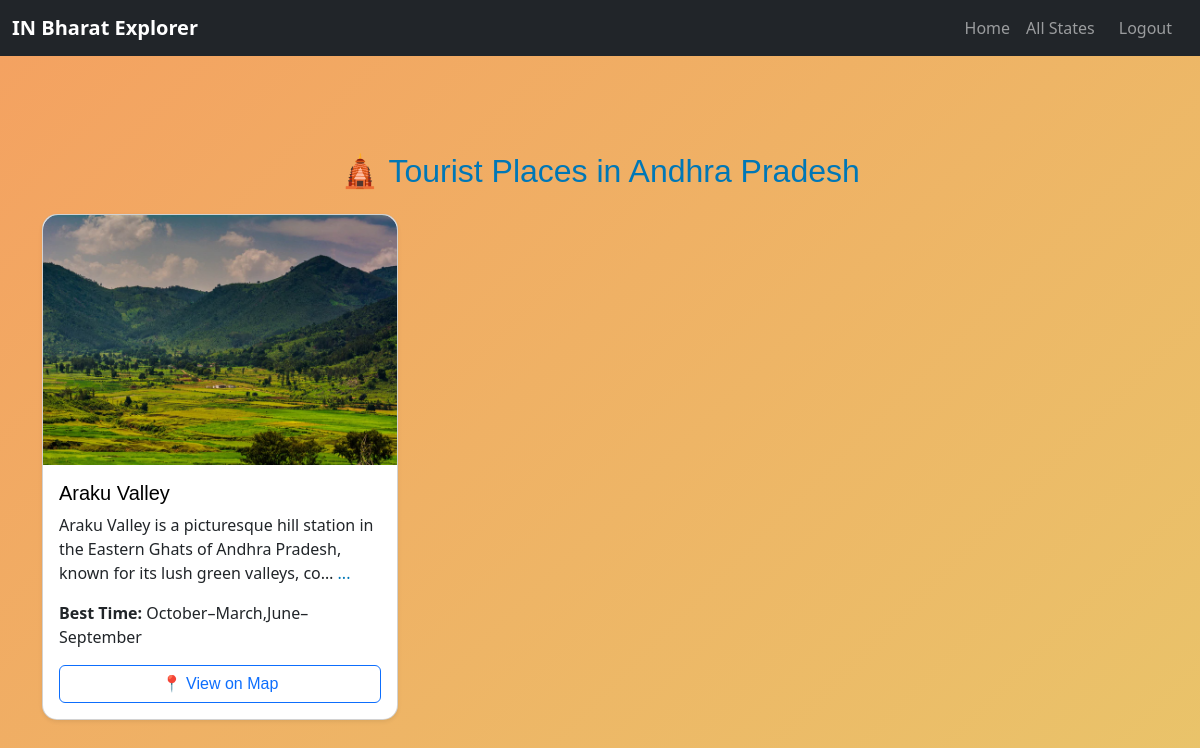
The app's page /state/4/ (signed in) with its own data.
### places/models.py (models this page shows, shortened)
class State(models.Model):
    name = models.CharField(max_length=100)
    image = models.ImageField(upload_to='state_images/', blank=True, null=True)

class TouristPlace(models.Model):
    state = models.ForeignKey(State, on_delete=models.CASCADE)
    name = models.CharField(max_length=200)
    description = models.TextField()
    category = models.ForeignKey(Category, on_delete=models.SET_NULL, null=True, blank=True)
    image = models.ImageField(upload_to='place_images/', blank=True, null=True)
    best_time = models.CharField(max_length=100, blank=True, null=True)
    location = models.CharField(max_length=200, blank=True, null=True)
    main_image_url = models.URLField(blank=True, null=True)
    @property
    def location_url(self):
        if self.location:
            return f"https://www.google.com/maps/search/?api=1&query={self.location.replace(' ', '+')}"
        return "#"

### places/views.py (the view)
# urls.py: path('state/<int:state_id>/', views.state_places, name='state_places'),
@login_required(login_url='login')
def state_places(request, state_id):
    state = get_object_or_404(State, id=state_id)
    places = TouristPlace.objects.filter(state=state)
    return render(request, 'places/state_places.html', {'state': state, 'places': places})  # ✅ fixed path

### places/templates/places/state_places.html (shortened to what this page needs)
{% extends 'places/base.html' %}
{% block content %}
<section class="state-tourist-section py-5" style="background: linear-gradient(135deg, #f4a261 0%, #e9c46a 100%);">
  <div class="container mt-5">
    <h2 class="text-center mb-4" style="color: #0077b6; font-family: 'Poppins', sans-serif;">
      🛕 Tourist Places in {{ state.name|title }}
    </h2>
    <div class="row">
      {% for place in places %}
      <div class="col-md-4 mb-4">
        <div class="card shadow-sm h-100" style="border-radius: 15px; transition: transform 0.3s ease, box-shadow 0.3s ease;">
          <img src="{{ place.image.url }}" class="card-img-top" alt="{{ place.name }}" style="height: 250px; object-fit: cover; border-top-left-radius: 15px; border-top-right-radius: 15px;">
          <div class="card-body d-flex flex-column">
            <h5 class="card-title" style="font-family: 'Poppins', sans-serif;">
              <a href="{% url 'places:place_detail' place.id %}" style="text-decoration: none; color: black;">
                {{ place.name }}
              </a>
            </h5>
            <p class="card-text description-container" style="flex-grow: 1;">
              <span id="short-{{ place.id }}" class="description-text">{{ place.description|truncatechars:120 }}</span>
              <span id="toggle-{{ place.id }}" class="description-toggle" onclick="toggleDescription({{ place.id }})" style="cursor: pointer; color: #0077b6;">...</span>
            </p>
            <p><strong>Best Time:</strong> {{ place.best_time }}</p>
            <a href="{{ place.location_url }}" class="btn btn-outline-primary mt-auto" target="_blank" style="font-family: 'Poppins', sans-serif; transition: background-color 0.3s ease;">
              📍 View on Map
            </a>
          </div>
        </div>
      </div>
      {% empty %}
      <p class="text-center">No places found for this state.</p>
      {% endfor %}
    </div>
  </div>
</section>
{% endblock %}

### records on screen
State: name "Andhra Pradesh"
TouristPlace: image (picture), name "Araku Valley", description "Araku Valley is a picturesque hill station in the Eastern Ghats of Andhra Pradesh, known for its lush green valleys, co…", best_time "October–March,June–September"
